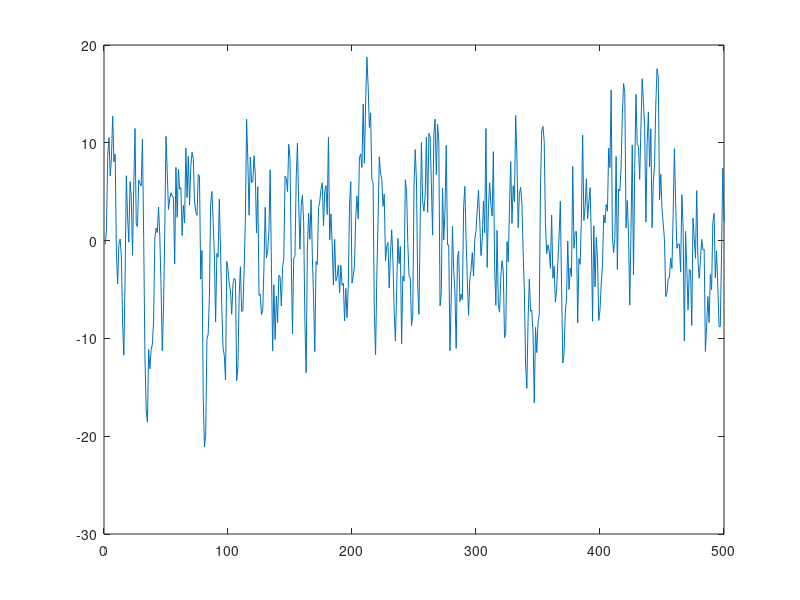

Source code (MATLAB):
clear;
clc;
%%
L = 500;
n = 0:L-1;
w0 = 0.05*pi;
s = sin(w0*n + -pi+ 2*pi*rand);
%plot(s);
w = random('norm', 0,1,1,500);
%plot(w);
v = zeros(1,500);
a = 0.6;
v(1)=w(1);
for i=2:500
    v(i)=a*v(i-1)+w(i);
end
%plot(v);
%figure;
x = s + w;
%plot(x);
%% Naive Noise Cancellation
s1 = x - v;         %subtract signals at primary and secondary signals
%figure;
%plot(s1);
%% Wiener filtering of secondary signal
p = 4;
r_xv = xcorr(x,v)';
r_xv = r_xv(1:p);
r_v = xcorr(v);
r_v = r_v(1:p);
R_v = toeplitz(r_v,conj(r_v));
wien = R_v\r_xv;
w_est = wien*v;
w_est = sum(w_est,1);
s2 = x - w_est;
plot(s2);